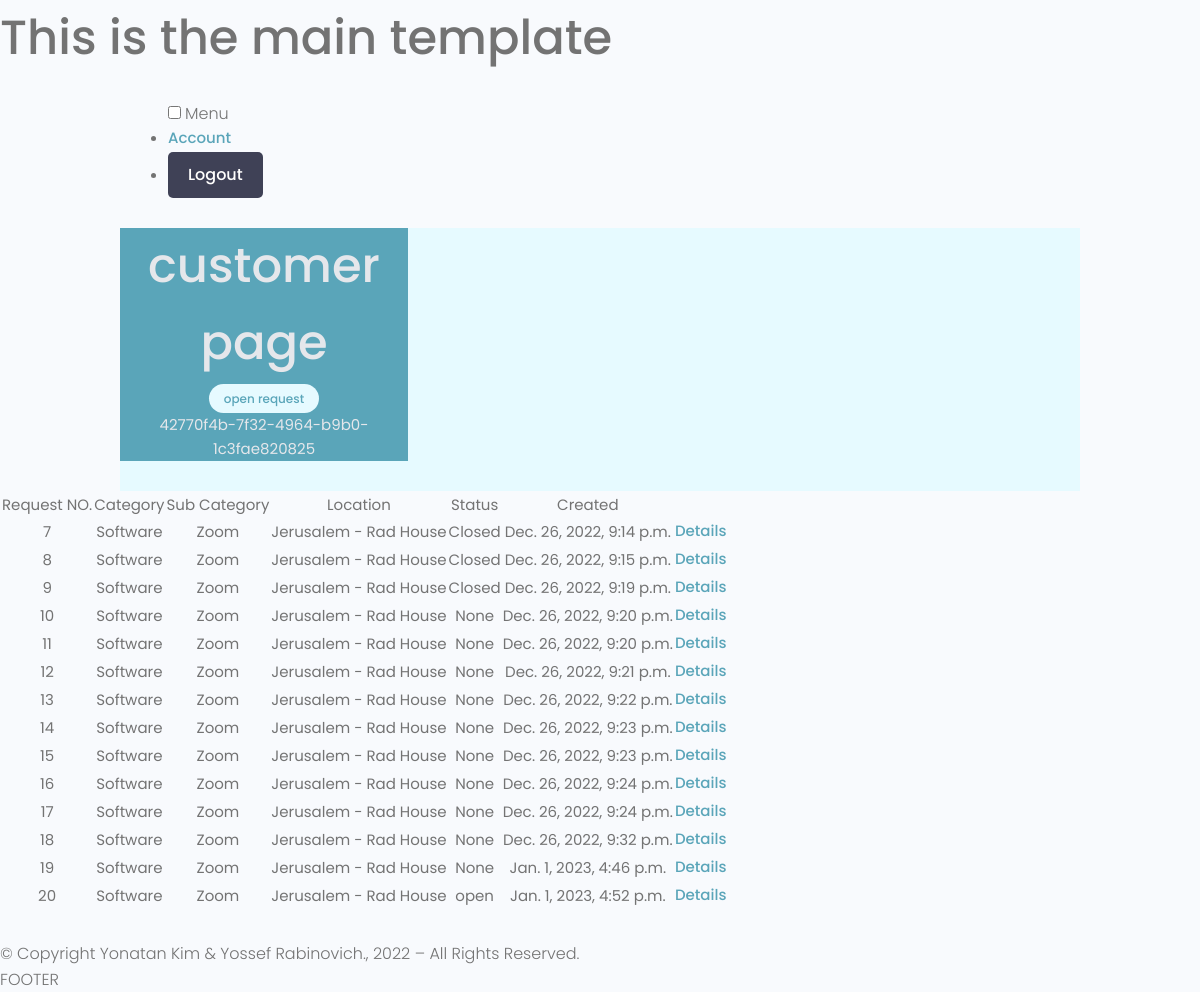
/account/ (signed in), run on the app's committed database.
### Users/models.py (models this page shows)
class customer(models.Model):
    user = models.OneToOneField(
        User, on_delete=models.CASCADE, null=True, blank=True)
    customer_id = models.UUIDField(default=uuid.uuid4, unique=True,
                                   primary_key=True, editable=False)
    customer_first_name = models.CharField(max_length=200, blank=True, null=True)
    customer_last_name = models.CharField(max_length=200, blank=True, null=True)
    customer_email = models.EmailField(max_length=500, blank=True, null=False)
    customer_username = models.CharField(max_length=200, unique=True, blank=True, null=True)
    customer_phone = PhoneNumberField(blank=True, null=True)
    customer_image = models.ImageField(null=True, blank=True, upload_to='static/images/customers',
                                       default='static/images/customers/user-default.png')
    customer_created = models.DateTimeField(auto_now_add=True)
    def __str__(self):
        return str(self.customer_username)
    class Meta:
        ordering = ['customer_created']

### maintenance/models.py (models this page shows)
class call_request(models.Model):
    __tablename__ = "Request"
    request_id = models.UUIDField(default=uuid.uuid4, unique=True, editable=False)
    request_number = models.AutoField(primary_key=True)
    request_customer_id = models.ForeignKey(customer, blank=True, null=True, on_delete=models.SET_NULL)
    request_category_id = models.ForeignKey('category', blank=True, null=True, on_delete=models.SET_NULL)
    request_sub_category_id = models.ForeignKey('sub_category', blank=True, null=True, on_delete=models.SET_NULL)
    request_location_id = models.ForeignKey('location', blank=True, null=True, on_delete=models.SET_NULL)
    request_employee_id = models.ManyToManyField('employee', blank=True, null=True)
    request_description = models.TextField(null=True, blank=True)
    request_img = models.ImageField(upload_to='requests_images', blank=True, null=True)
    request_video = models.FileField(upload_to='requests_videos', blank=True, null=True,
                                     validators=[FileExtensionValidator(
                                         allowed_extensions=['MOV', 'avi', 'mp4', 'webm', 'mkv'])])
    request_status = models.ForeignKey('status', blank=True, null=True, on_delete=models.CASCADE)
    request_message = models.TextField(null=True, blank=True)
    request_created = models.DateTimeField(auto_now_add=True)
    def __str__(self):
        return f'{str(self.request_number)} :     {self.request_category_id}:    {self.request_sub_category_id}'
    class Meta:
        ordering = ['request_number']

class category(models.Model):
    __tablename__ = "Category"
    category_id = models.UUIDField(default=uuid.uuid4, unique=True,
                                   primary_key=True, editable=False)
    category_name = models.CharField(max_length=200)
    category_department_id = models.ForeignKey('department', blank=True, null=True, on_delete=models.CASCADE)
    category_created = models.DateTimeField(auto_now_add=True)
    def __str__(self):
        return self.category_name
    class Meta:
        ordering = ['category_name']

class sub_category(models.Model):
    __tablename__ = "Sub Category"
    sub_category_id = models.UUIDField(default=uuid.uuid4, unique=True,
                                       primary_key=True, editable=False)
    sub_category_category_id = models.ForeignKey('category', blank=True, null=True, on_delete=models.CASCADE)
    sub_category_name = models.CharField(max_length=200, blank=True, null=True)
    sub_category_created = models.DateTimeField(auto_now_add=True)
    def __str__(self):
        return self.sub_category_name
    class Meta:
        ordering = ['sub_category_name']

class location(models.Model):
    __tablename__ = "Location"
    location_id = models.UUIDField(default=uuid.uuid4, unique=True,
                                   primary_key=True, editable=False)
    location_city = models.CharField(max_length=200, blank=True, null=True)
    location_building = models.CharField(max_length=200, blank=True, null=True)
    location_floor = models.CharField(max_length=200, blank=True, null=True)
    location_created = models.DateTimeField(auto_now_add=True)
    def __str__(self):
        return f'{self.location_city} - {self.location_building}'
    class Meta:
        ordering = ['location_city']

class status(models.Model):
    __tablename__ = "Status"
    status_id = models.UUIDField(default=uuid.uuid4, unique=True,
                                 primary_key=True, editable=False)
    status_state = models.CharField(max_length=200, blank=True, null=True)
    status_date_changed_state = models.DateField(auto_now=True)
    status_created = models.DateTimeField(auto_now_add=True)
    def __str__(self):
        return f'{self.status_state}'
    class Meta:
        ordering = ['status_state']

### Users/views.py (the view)
# urls.py: path('account/', views.userAccount, name="account"),
@login_required(login_url='login')
def userAccount(request):
    customer = request.user.customer
    print('CUSTOMER: ', customer)
    print('CUSTOMER ID: ', customer.customer_id)
    print('call req: ', call_request.objects.all())
    req_list = call_request.objects.filter(request_customer_id=customer.customer_id)
    status_open = status.objects.get(status_state='open')
    print('req_list: $$$: ', req_list)
    context = {'customer': customer, 'requests': req_list, 'status': status_open}
    return render(request, 'users/account.html', context)

### Users/templates/users/account.html (shortened to what this page needs)
{% extends 'main.html' %}
{% block content %}
<main class="settingsPage profile my-md">
  <div class="container">
    <div class="layout">
      <div class="column column--1of3">
       <div class="column column--1of3">
                <h1>customer page</h1>
            </div>
            <div> <a id="{{customer.customer_id}}" class="tag tag--pill tag--main settings__btn" href="{% url 'request' %}">
              open request</a></div><div>{{customer.customer_id}}</div>
      </div>
    </div>
  </div>
    <table class="table table-striped table-hover table-bordered">
        <table class="settings__table table-bordered table-striped table-condensed">
          <thead class="thead-dark text-center strong">
            <tr>
              <td>Request NO.</td>
              <td>Category</td>
              <td>Sub Category</td>
              <td>Location</td>
              <td>Status</td>
              <td>Created</td>
            </tr>
          </thead>
            {% for call_request in requests %}
            <tr class="text-center" style='cursor: pointer; cursor: hand;'>
                <td>{{call_request.request_number}}</td>
                <td>{{call_request.request_category_id}}</td>
                <td>{{call_request.request_sub_category_id}}</td>
                <td>{{call_request.request_location_id}}</td>
                <td>{{call_request.request_status}}</td>
                <td>{{call_request.request_created}}</td>
                <td><a href="{% url 'request_detailes' call_request.request_id %}">Details</a></td>
           </tr>
        {% endfor %}
        </table>
    </table>
</main>
{% endblock %}

### templates/main.html (shortened to what this page needs)
<!DOCTYPE html>
{% load static %}
<html>
<head>
    <link rel="stylesheet" href="https://cdn.iconmonstr.com/1.3.0/css/iconmonstr-iconic-font.min.css" />
    <link rel="stylesheet" href="{% static 'uikit/styles/uikit.css' %}" />
    <link rel="stylesheet" href="{% static 'styles/app.css' %}" />
</head>
<body>
    <h1>This is the main template</h1>
    {% include 'navbar.html' %}
    {% block content %}
    {% endblock content %}
    <p>© Copyright Yonatan Kim & Yossef Rabinovich., 2022  – All Rights Reserved.</p>
    <p>FOOTER</p>
</body>
</html>

### templates/navbar.html (shortened to what this page needs)
{% load static %}
<header class="header">
    <div class="container container--narrow">
        <nav class="header__nav">
            <input type="checkbox" id="responsive-menu" />
            <label for="responsive-menu" class="toggle-menu">
                <span>Menu</span>
            </label>
            <ul class="header__menu">
                {% if request.user.is_authenticated %}
                <li class="header__menuItem"><a href="{% url 'account' %}">Account</a></li>
                <li class="header__menuItem"><a href="{% url 'logout' %}" class="btn btn--sub">Logout</a></li>
                {% endif %}
            </ul>
        </nav>
    </div>
</header>

### static/uikit/app.css (style rules this page uses)
.layout { background: var(--color-main-light); }
.layout > .column, .grid > .column { color: var(--color-light); text-align: center; background: var(--color-main); }

### static/uikit/styles/modules/_variables.css (style rules this page uses)
:root { --color-main: #5aa5b9; --color-main-light: #e6faff; --color-sub: #3f4156; --color-sub-light: #51546e; --color-sub-lighter: #ededfd; --color-text: #737373; --color-gray: #8b8b8b; --color-light: #e5e7eb; --color-light-gray: #767676; --color-bg: #f8fafd; --color-white: #fffefd; --color-white-light: #f3f3f3; --color-success: #359e64; --color-success-bg: #def8e8; --color-error: #fc4b0b; --color-error-bg: #fff2ee; --font-base: 'Poppins', arial, helvetica, 'Segoe UI', roboto, ubuntu, sans-serif; --font-monospace: 'Fira Code', 'Courier New', courier, monospace; --font-regular: 300; --font-medium: 500; --font-bold: 700; --generic-shadow: 1px 1px 5px #00000010; --generic-transition: all 0.3s ease-in-out; }

### static/uikit/styles/modules/_base.css (style rules this page uses)
* { margin: 0; padding: 0; box-sizing: border-box; text-rendering: optimizeLegibility; color: inherit; font-size: inherit; }
html { font-size: 50%; }
@media only screen and (min-width: 480px) { html { font-size: 56.25%; } }
@media only screen and (min-width: 1200px) { html { font-size: 62.5%; } }
body { line-height: 1.6; font-weight: 400; font-size: 1.5rem; color: var(--color-text); background-color: var(--color-bg); min-height: 100vh; }

### static/uikit/styles/modules/_typography.css (style rules this page uses)
* { font-family: var(--font-base); }
h1 { font-size: 4.8rem; font-weight: var(--font-medium); }
p, span, strong { font-size: 1.6rem; color: var(--color-text); font-weight: var(--font-regular); }
a { padding-bottom: 2px; text-decoration: none; display: inline-block; color: var(--color-main); font-weight: var(--font-medium); }

### static/uikit/styles/modules/_utilities.css (style rules this page uses)
.container { width: 92%; max-width: 165rem; margin: 0 auto; box-sizing: border-box; }
.container--narrow { width: 92%; max-width: 120rem; }
@media screen and (min-width: 1000px) { .container { width: 90%; } }
@media screen and (min-width: 1000px) { .container--narrow { width: 85%; } }
@media screen and (min-width: 1200px) { .container { width: 80%; } }
@media screen and (min-width: 1200px) { .container--narrow { width: 72%; } }
.text-center { text-align: center; }
.my-md { margin: 3rem auto; }

### static/uikit/styles/modules/_button.css (style rules this page uses)
.btn { display: inline-block; position: relative; cursor: pointer; background-color: var(--color-light); font-weight: var(--font-medium); color: var(--color-sub); text-decoration: none; padding: 1rem 2rem; border-radius: 0.5rem; border: none; width: -webkit-fit-content; width: -moz-fit-content; width: fit-content; height: -webkit-fit-content; height: -moz-fit-content; height: fit-content; font-size: 1.6rem; outline-width: 0; outline-color: transparent; -webkit-backface-visibility: hidden; backface-visibility: hidden; transition: all 0.3s ease-in-out; }
.btn--sub { background-color: var(--color-sub); color: var(--color-white); }

### static/uikit/styles/modules/_tag.css (style rules this page uses)
.tag { display: inline-flex; align-items: center; background-color: var(--color-sub); height: -webkit-fit-content; height: -moz-fit-content; height: fit-content; width: -webkit-fit-content; width: -moz-fit-content; width: fit-content; border-radius: 0.5rem; padding: 0.5rem 1.5rem; font-size: 1.2rem; cursor: pointer; }
.tag--pill { border-radius: 5rem; }
.tag--main, .tag--main > small { background: var(--color-main-light); color: var(--color-main); font-weight: 500; }

### static/uikit/styles/modules/_layout.css (style rules this page uses)
.layout { display: flex; flex-flow: row wrap; justify-content: space-between; }
.layout > .column { margin-bottom: 3rem; }
.layout > .column.column--1of3 { flex-basis: 30%; }

### data on the page
customer: customer_id "42770f4b-7f32-4964-b9b0-1c3fae820825"
call_request: request_number "7", request_category_id "Software", request_sub_category_id "Zoom", request_location_id "Jerusalem - Rad House", request_status "Closed", request_created "Dec. 26, 2022, 9:14 p.m."
call_request: request_number "8", request_category_id "Software", request_sub_category_id "Zoom", request_location_id "Jerusalem - Rad House", request_status "Closed", request_created "Dec. 26, 2022, 9:15 p.m."
call_request: request_number "9", request_category_id "Software", request_sub_category_id "Zoom", request_location_id "Jerusalem - Rad House", request_status "Closed", request_created "Dec. 26, 2022, 9:19 p.m."
call_request: request_number "10", request_category_id "Software", request_sub_category_id "Zoom", request_location_id "Jerusalem - Rad House", request_status "None", request_created "Dec. 26, 2022, 9:20 p.m."
call_request: request_number "11", request_category_id "Software", request_sub_category_id "Zoom", request_location_id "Jerusalem - Rad House", request_status "None", request_created "Dec. 26, 2022, 9:20 p.m."
call_request: request_number "12", request_category_id "Software", request_sub_category_id "Zoom", request_location_id "Jerusalem - Rad House", request_status "None", request_created "Dec. 26, 2022, 9:21 p.m."
call_request: request_number "13", request_category_id "Software", request_sub_category_id "Zoom", request_location_id "Jerusalem - Rad House", request_status "None", request_created "Dec. 26, 2022, 9:22 p.m."
call_request: request_number "14", request_category_id "Software", request_sub_category_id "Zoom", request_location_id "Jerusalem - Rad House", request_status "None", request_created "Dec. 26, 2022, 9:23 p.m."
call_request: request_number "15", request_category_id "Software", request_sub_category_id "Zoom", request_location_id "Jerusalem - Rad House", request_status "None", request_created "Dec. 26, 2022, 9:23 p.m."
call_request: request_number "16", request_category_id "Software", request_sub_category_id "Zoom", request_location_id "Jerusalem - Rad House", request_status "None", request_created "Dec. 26, 2022, 9:24 p.m."
call_request: request_number "17", request_category_id "Software", request_sub_category_id "Zoom", request_location_id "Jerusalem - Rad House", request_status "None", request_created "Dec. 26, 2022, 9:24 p.m."
call_request: request_number "18", request_category_id "Software", request_sub_category_id "Zoom", request_location_id "Jerusalem - Rad House", request_status "None", request_created "Dec. 26, 2022, 9:32 p.m."
call_request: request_number "19", request_category_id "Software", request_sub_category_id "Zoom", request_location_id "Jerusalem - Rad House", request_status "None", request_created "Jan. 1, 2023, 4:46 p.m."
call_request: request_number "20", request_category_id "Software", request_sub_category_id "Zoom", request_location_id "Jerusalem - Rad House", request_status "open", request_created "Jan. 1, 2023, 4:52 p.m."
